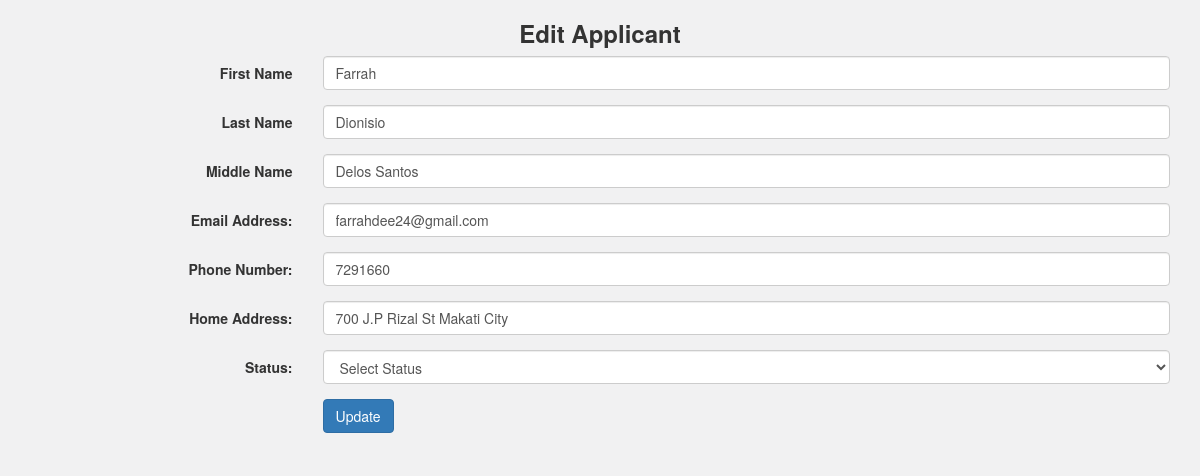
Screenshot of /employee/edit/60 with the database file from the repository.
### tables this page shows
CREATE TABLE `record` (
  `id` int(11) NOT NULL,
  `first_name` varchar(50) DEFAULT NULL,
  `last_name` varchar(50) DEFAULT NULL,
  `middle_name` varchar(509) DEFAULT NULL,
  `degree` varchar(100) DEFAULT NULL,
  `school` varchar(200) NOT NULL,
  `application_status` tinyint(4) DEFAULT NULL,
  `application_date` date DEFAULT NULL,
  `role_id` varchar(50) DEFAULT NULL,
  `pos_id` int(11) DEFAULT NULL,
  `email` varchar(100) DEFAULT NULL,
  `comment` text,
  `home_address` text,
  `phone_number` varchar(20) DEFAULT NULL,
  `birthday` date DEFAULT NULL,
  `date_hired` date DEFAULT NULL,
  `file` varchar(255) DEFAULT NULL,
  `images` varchar(255) DEFAULT NULL,
  `available_date` date DEFAULT NULL,
  `interviewer` varchar(100) DEFAULT NULL,
  `interview_notes` text,
  `exam_result` tinyint(4) NOT NULL,
  `interview_result` tinyint(4) NOT NULL,
  `current_status` varchar(50) DEFAULT NULL
);

### application/controllers/Employee.php (called while the page is built, shortened)
<?php
class Employee extends CI_Controller {
    public function edit(){
      $this->load->helper('form');
      $id = $this->uri->segment(3);
      $data['employee_data'] = $this->db->get_where('record', ['id' => $id])->row();
      $title['title'] = "Astrid Technologies | New Applicant";
      $this->load->view('include/header',$title);
      $this->load->view('employee/edit', $data);
    }
}

### index.php (called while the page is built, shortened)
<?php
require_once BASEPATH.'core/CodeIgniter.php';

### application/views/employee/edit.php (the view, shortened to what this page needs)
<center>
  <h3><b>Edit Applicant</b></h3>
</center>
  <div class="container">
   <form class="form-horizontal" id="edit-form" enctype="multipart/form-data"  method="POST" action="<?= base_url('employee/edit'); ?>">
     <div class="form-group">
       <label  class="col-sm-3 control-label">First Name</label>
       <div class="col-sm-9">
           <input type="type" name="first_name" class="form-control" value="<?= $employee_data->first_name ?>" placeholder="First Name"/>
       </div>
     </div>
     <div class="form-group">
         <label  class="col-sm-3 control-label">Last Name</label>
       <div class="col-sm-9">
           <input type="type" name="last_name" class="form-control" value="<?= $employee_data->last_name ?>" placeholder="Last Name"/>
       </div>
     </div>
     <div class="form-group">
         <label  class="col-sm-3 control-label">Middle Name</label>
       <div class="col-sm-9">
           <input type="type" name="middle_name" class="form-control" value="<?= $employee_data->middle_name ?>" placeholder="Middle Name"/>
       </div>
     </div>
     <div class="form-group">
       <label  class="col-sm-3 control-label">Email Address:</label>
       <div class="col-sm-9">
           <input type="email" name="email_address" class="form-control" value="<?= $employee_data->email ?>" placeholder="Email Address"/>
       </div>
     </div>
     <div class="form-group">
       <label  class="col-sm-3 control-label">Phone Number:</label>
       <div class="col-sm-9">
           <input type="number" name="phone_number" value="<?= $employee_data->phone_number ?>"  class="form-control" placeholder="Phone Number"/>
       </div>
     </div>
     <div class="form-group">
       <label  class="col-sm-3 control-label">Home Address:</label>
       <div class="col-sm-9">
           <input type="text" name="home_address" class="form-control" value="<?= $employee_data->home_address ?>" placeholder="Home Address"/>
       </div>
     </div>
     <div class="form-group">
       <label  class="col-sm-3 control-label">Status:</label>
       <div class="col-sm-9">
         <select class="form-control" name="current_status" value="<?= $employee_data->current_status?>">
           <option>Select Status</option>
         </select>
       </div>
     </div>
     <div class="form-group">
       <div class="col-sm-9 col-sm-offset-3">
         <input type="submit" value="Update" class="btn btn-primary" />
       </div>
     </div>
  </form>
  </div>

### assets/css/style.css (style rules this page uses)
body { background-color: #f1f1f2; }

### rows the page displays
record: first_name "Farrah", last_name "Dionisio", middle_name "Delos Santos", email_address "farrahdee24@gmail.com", phone_number "7291660", home_address "700 J.P Rizal St Makati City", current_status "Select Status"
